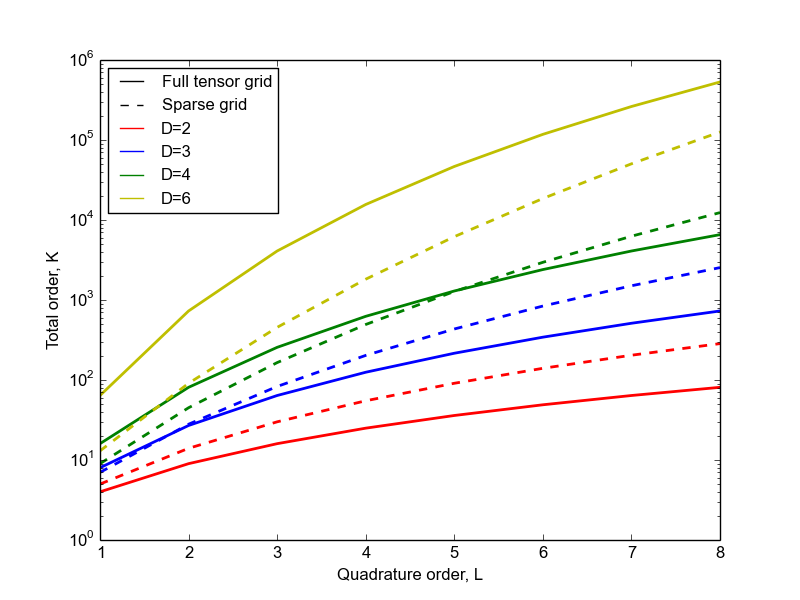

Generate this figure with Python:
import chaospy as cp
import pylab as pl
import numpy as np


m = 0

l = 8

L = pl.arange(m+1, l+1)
D =pl.array([2,3,4,6])

style = ["r","b","g","y"]
pl.figure()

legend = []
pl.plot(-1,1, "k-")
pl.plot(-1,1, "k--")
pl.plot(-1,1, "r")
pl.plot(-1,1, "b")
pl.plot(-1,1, "g")
pl.plot(-1,1, "y")
pl.legend(["Full tensor grid","Sparse grid", "D=2","D=3","D=4","D=6"],loc=2,prop={"size" :12})
pl.rc("figure", figsize=[6,4])


L = pl.arange(m+1, l+1)
L_i = L**2+1
L_i[0] = 1
i=0
for d in D:
    dist = cp.Iid(cp.Uniform(), d)
    k = []
    for l in L:
        print l
        P = cp.orth_ttr(m, dist)
        nodes, weights = cp.generate_quadrature(l, dist, rule="G",sparse=False,growth=False)
        k.append(len(nodes[0]))
        
    pl.plot(L, k,style[i]+"-", linewidth=2)
#    legend.append("D = %d" % (d))
    i+=1

i=0
for d in D:
    dist = cp.Iid(cp.Uniform(), d)
    k = []
    for l in L:
        print l
        P = cp.orth_ttr(m, dist)
        nodes, weights = cp.generate_quadrature(l, dist, rule="G",sparse=True,growth=False)
        k.append(len(nodes[0]))
        
    pl.plot(L, k,style[i]+"--", linewidth=2)
#    legend.append("D = %d" % (d))
    i+=1

pl.rc("figure", figsize=[6,4])
    

pl.xlabel("Quadrature order, L")
pl.ylabel("Total order, K")
pl.yscale('log')
pl.xlim([1,8])
pl.ylim([10**0,10**6])
#pl.legend(legend, loc=2)
#pl.axis([m,l,1,2000])
pl.savefig("dimensionality_nodes_gq_sparse.png")

pl.show()
